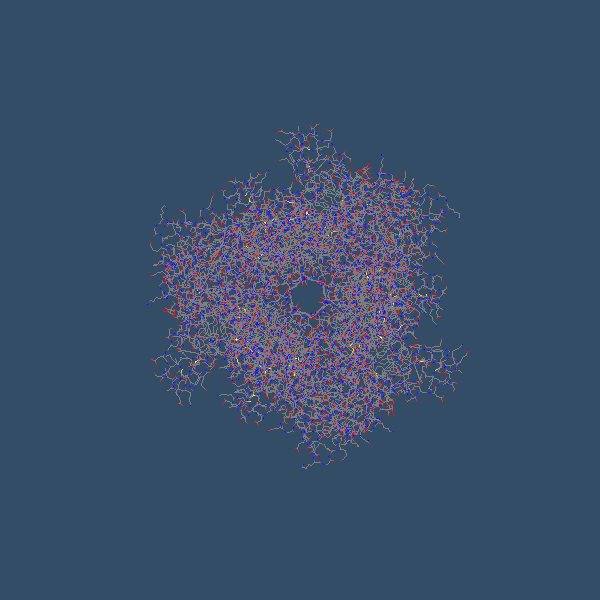

Generate this figure with Python:
#!/usr/bin/env python

# Read a PDB file and render the protein structure.

import os

import vtkmodules.vtkInteractionStyle  # noqa: F401
import vtkmodules.vtkRenderingFreeType  # noqa: F401
import vtkmodules.vtkRenderingOpenGL2  # noqa: F401

from vtkmodules.vtkIOChemistry import vtkPDBReader
from vtkmodules.vtkRenderingCore import (
    vtkActor,
    vtkPolyDataMapper,
    vtkRenderWindow,
    vtkRenderWindowInteractor,
    vtkRenderer,
)

# Source
data_dir = os.environ.get("VPE_DATA_DIR", os.path.dirname(os.path.abspath(__file__)))

# Read PDB file
pdb_reader = vtkPDBReader()
pdb_reader.SetFileName(os.path.join(data_dir, "6VWW.pdb"))
pdb_reader.Update()

# Mapper + Actor
protein_mapper = vtkPolyDataMapper()
protein_mapper.SetInputConnection(pdb_reader.GetOutputPort())
protein_mapper.SetScalarModeToUsePointFieldData()
protein_mapper.SelectColorArray("rgb_colors")
protein_mapper.SetColorModeToDirectScalars()

protein_actor = vtkActor()
protein_actor.SetMapper(protein_mapper)

# Renderer
renderer = vtkRenderer()
renderer.AddActor(protein_actor)
renderer.SetBackground(0.2, 0.3, 0.4)

# Render window
render_window = vtkRenderWindow()
render_window.AddRenderer(renderer)
render_window.SetWindowName("pdb reader")
render_window.SetMultiSamples(0)
render_window.SetSize(600, 600)

# Interactor
interactor = vtkRenderWindowInteractor()
interactor.SetRenderWindow(render_window)

# Scene
renderer.ResetCamera()

interactor.Initialize()
interactor.Start()
